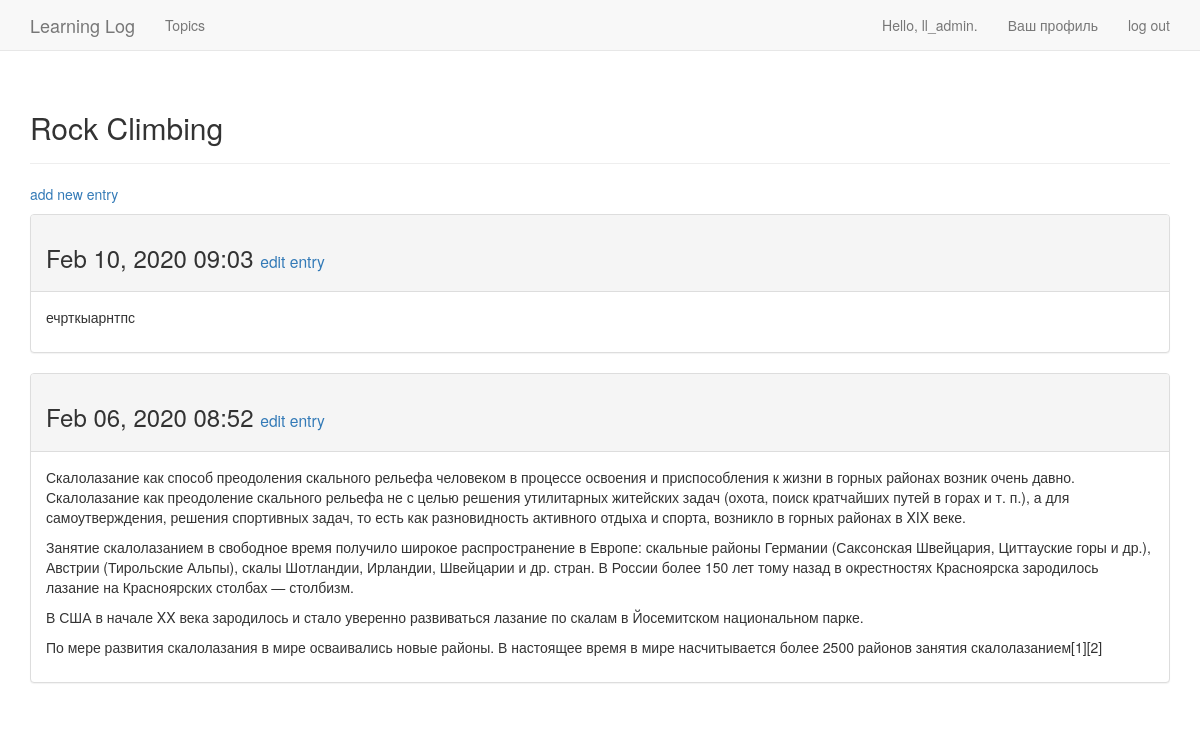
The page /topics/2/ (signed in) on the database its author committed.
### apple/models.py (models this page shows, shortened)
class Topic(models.Model):
    text = models.CharField(max_length=200)
    date_added = models.DateTimeField(auto_now_add=True)
    owner = models.ForeignKey(User, on_delete=models.SET(0))
    views = models.IntegerField(default=0)
    likes = models.IntegerField(default=0)
    def __str__(self):
        return self.text

class Entry(models.Model):
    topic = models.ForeignKey(Topic,
                              on_delete=models.SET(0))
    text = models.TextField()
    date_added = models.DateTimeField(auto_now_add=True)
    title = models.CharField(max_length=200, default='Тема')
    url = models.URLField(max_length=200, default='a')
    views = models.IntegerField(default=0)
    likes = models.IntegerField(default=0)
    class Meta:
        verbose_name_plural = 'entries'

### apple/views.py (the view)
# urls.py: path('topics/<int:topic_id>/', views.topic, name='topic'),
@login_required
def topic(request, topic_id):
    topic = Topic.objects.get(id=topic_id)
    check_topic_owner(request, topic_id)
    entries = topic.entry_set.order_by('-date_added')
    context = {'topic': topic, 'entries': entries}
    return render(request, 'apple/topic.html', context)

### apple/views.py (called while the page is built)
def check_topic_owner(request, id):
    topic = Topic.objects.get(id=id)
    if topic.owner != request.user:
        raise Http404

### apple/templates/apple/topic.html
{% extends 'apple/base.html' %}
{% block header %}
  <h2>{{ topic }}</h2>
{% endblock header %}
{% block content %}
<p>
  <a href="{% url 'apple:new_entry' topic.id %}">add new entry</a>
</p>
    {% for entry in entries %}
      <div class="panel panel-default">
        <div class="panel-heading">
          <h3>
            {{ entry.date_added|date:'M d, Y H:i' }}
            <small>
              <a href="{% url 'apple:edit_entry' entry.id %}">
                edit entry</a>
            </small>
          </h3>
        </div>
        <div class="panel-body">
          {{ entry.text|linebreaks }}
        </div>
      </div>
    {% empty %}
    There are no entries for this topic yet.
    {% endfor %}
{% endblock content %}

### apple/templates/apple/base.html (shortened to what this page needs)
{% load bootstrap3 %}
<!DOCTYPE html>
<html lang="en">
<head>
    {% bootstrap_css %}
</head>
<body>
    <nav class="navbar navbar-default navbar-static-top">
        <div class="container">
            <div class="navbar-header">
                <a class="navbar-brand" href="{% url 'apple:index' %}">Learning Log</a>
            </div>
            <div id="navbar" class="navbar-collapse collapse">
                <ul class="nav navbar-nav">
                    <li><a href="{% url 'apple:topics' %}">Topics</a></li>
                </ul>
                <ul class="nav navbar-nav navbar-right">
                    {% if user.is_authenticated %}
                        <li><a>Hello, {{ user.username }}.</a></li>
                        <li><a href="{% url 'users:profile' %}">Ваш профиль</a></li>
                        <li><a href="{% url 'users:logout' %}">log out</a></li>
                    {% else %}
                        <li><a href="{% url 'users:register' %}">register</a></li>
                        <li><a href="{% url 'users:login' %}">log in</a></li>
                    {% endif %}
                </ul>
            </div>
        </div>
    </nav>
    <div class="container">
        <div class="page-header">
            {% block header %}{% endblock header %}
        </div>
        <div>
            {% block content %}{% endblock content %}
        </div>
    </div>
</body>
</html>

### rows shown on the page
Topic: text "Rock Climbing"
Entry: date_added "Feb 10, 2020 09:03", text "ечрткыарнтпс"
Entry: date_added "Feb 06, 2020 08:52", text "Скалолазание как способ преодоления скального рельефа человеком в процессе освоения и приспособления к жизни в горных районах возник очень давно. Скалолазание как преодоление скального рельефа не с целью решения утилитарных житейских задач (охота, поиск кратчайших путей в горах и т. п.), а для самоутверждения, решения спортивных задач, то есть как разновидность активного отдыха и спорта, возникло в горных районах в XIX веке. Занятие скалолазанием в свободное время получило широкое распространение в Европе: скальные районы Германии (Саксонская Швейцария, Циттауские горы и др.), Австрии (Тирольские Альпы), скалы Шотландии, Ирландии, Швейцарии и др. стран. В России более 150 лет тому назад в…"

### other values the page prints
{{ user.username }} "ll_admin"
